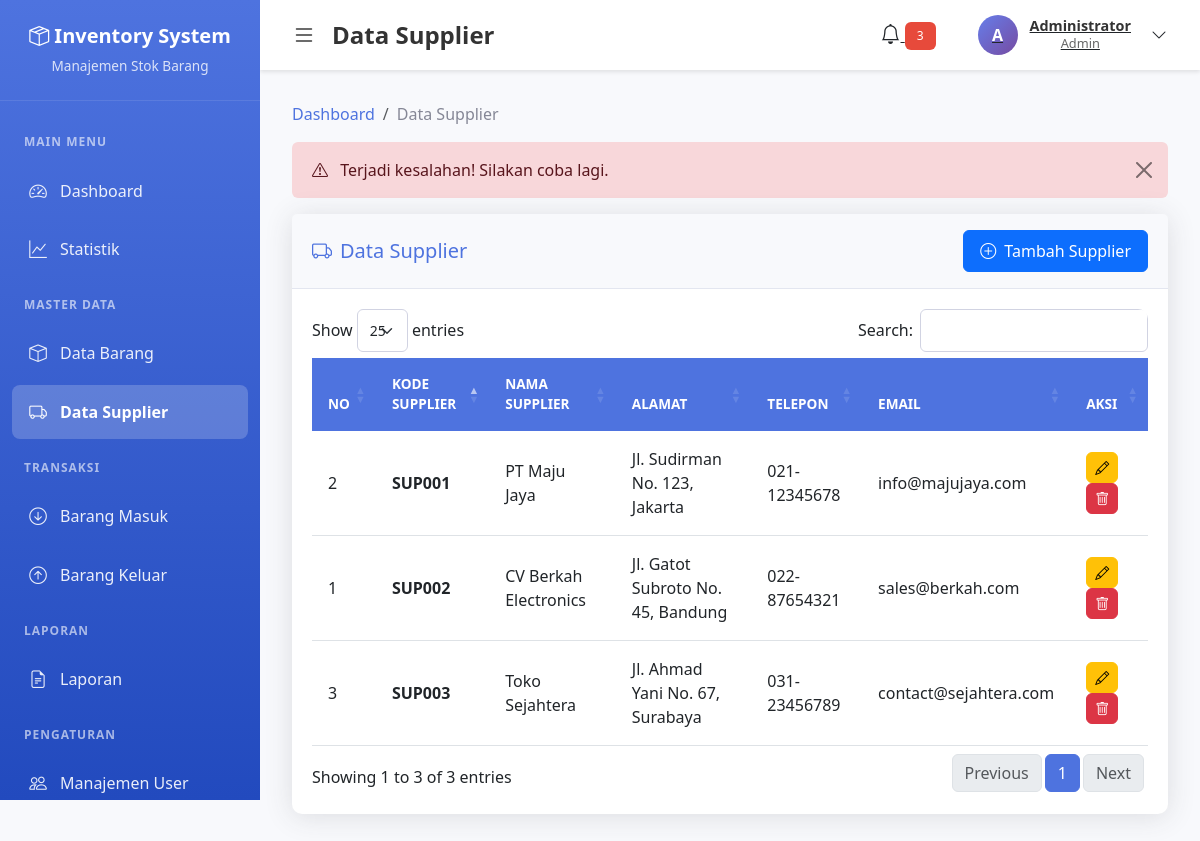
/supplier/supplier.php?error=invalid (signed in), run on the app's committed database.
### tables this page shows
CREATE TABLE supplier (
    id INT PRIMARY KEY AUTO_INCREMENT,
    kode_supplier VARCHAR(20) UNIQUE NOT NULL,
    nama_supplier VARCHAR(100) NOT NULL,
    alamat TEXT,
    telepon VARCHAR(20),
    email VARCHAR(100),
    created_at TIMESTAMP DEFAULT CURRENT_TIMESTAMP,
    updated_at TIMESTAMP DEFAULT CURRENT_TIMESTAMP ON UPDATE CURRENT_TIMESTAMP
);

### auth/session_check.php (called while the page is built, shortened)
<?php
function isAdmin() {
    return isset($_SESSION['role']) && $_SESSION['role'] === 'admin';
}
function canCreate() {
    return isAdmin();
}
function canEdit() {
    return isAdmin();
}
function canDelete() {
    return isAdmin();
}

### supplier/supplier.php (the view, shortened to what this page needs)
<?php
require_once __DIR__ . '/../includes/header.php';
$db = getDB();
try {
    $stmt = $db->query("SELECT * FROM supplier ORDER BY nama_supplier ASC");
    $supplier_list = $stmt->fetchAll();
} catch (PDOException $e) {
    die("Error: " . $e->getMessage());
}
?>
<nav aria-label="breadcrumb">
    <ol class="breadcrumb">
        <li class="breadcrumb-item"><a href="../dashboard/index.php">Dashboard</a></li>
        <li class="breadcrumb-item active">Data Supplier</li>
    </ol>
</nav>
<?php if (isset($_GET['error'])): ?>
    <div class="alert alert-danger alert-dismissible fade show">
        <i class="bi bi-exclamation-triangle me-2"></i>
        Terjadi kesalahan! Silakan coba lagi.
        <button type="button" class="btn-close" data-bs-dismiss="alert"></button>
    </div>
<?php endif; ?>
<div class="card">
    <div class="card-header d-flex justify-content-between align-items-center">
        <h5 class="mb-0"><i class="bi bi-truck me-2"></i>Data Supplier</h5>
        <?php if (canCreate()): ?>
        <a href="tambah.php" class="btn btn-primary">
            <i class="bi bi-plus-circle me-2"></i>Tambah Supplier
        </a>
        <?php endif; ?>
    </div>
    <div class="card-body">
        <div class="table-responsive">
            <table class="table table-hover" id="supplierTable">
                <thead>
                    <tr>
                        <th>No</th>
                        <th>Kode Supplier</th>
                        <th>Nama Supplier</th>
                        <th>Alamat</th>
                        <th>Telepon</th>
                        <th>Email</th>
                        <th>Aksi</th>
                    </tr>
                </thead>
                <tbody>
                    <?php $no = 1; foreach ($supplier_list as $item): ?>
                    <tr>
                        <td><?php echo $no++; ?></td>
                        <td><strong><?php echo htmlspecialchars($item['kode_supplier']); ?></strong></td>
                        <td><?php echo htmlspecialchars($item['nama_supplier']); ?></td>
                        <td><?php echo htmlspecialchars($item['alamat'] ?? '-'); ?></td>
                        <td><?php echo htmlspecialchars($item['telepon'] ?? '-'); ?></td>
                        <td><?php echo htmlspecialchars($item['email'] ?? '-'); ?></td>
                        <td>
                            <?php if (canEdit() || canDelete()): ?>
                            <?php if (canEdit()): ?>
                            <a href="edit.php?id=<?php echo $item['id']; ?>" class="btn btn-sm btn-warning" title="Edit">
                                <i class="bi bi-pencil"></i>
                            </a>
                            <?php endif; ?>
                            <?php if (canDelete()): ?>
                            <a href="hapus.php?id=<?php echo $item['id']; ?>" class="btn btn-sm btn-danger"
                               onclick="return confirm('Yakin ingin menghapus supplier <?php echo htmlspecialchars($item['nama_supplier']); ?>?')" title="Hapus">
                                <i class="bi bi-trash"></i>
                            </a>
                            <?php endif; ?>
                            <?php else: ?>
                            <span class="badge bg-secondary">View Only</span>
                            <?php endif; ?>
                        </td>
                    </tr>
                    <?php endforeach; ?>
                </tbody>
            </table>
        </div>
    </div>
</div>
<?php require_once __DIR__ . '/../includes/footer.php'; ?>

### assets/css/style.css (style rules this page uses)
:root { --primary-color: #4e73df; --secondary-color: #858796; --success-color: #1cc88a; --danger-color: #e74a3b; --warning-color: #f6c23e; --info-color: #36b9cc; --light-color: #f8f9fc; --dark-color: #5a5c69; --sidebar-width: 250px; }
* { margin: 0; padding: 0; box-sizing: border-box; }
body { font-family: 'Segoe UI', Tahoma, Geneva, Verdana, sans-serif; background-color: #f8f9fc; color: #333; }
.card { border: none; border-radius: 10px; box-shadow: 0 0.15rem 1.75rem rgba(58, 59, 69, 0.15); margin-bottom: 1.5rem; }
.card-header { background-color: #f8f9fc; border-bottom: 1px solid #e3e6f0; padding: 1rem 1.25rem; font-weight: 600; color: var(--primary-color); }
.card-body { padding: 1.25rem; }
.table-responsive { border-radius: 10px; overflow: hidden; }
.table { margin-bottom: 0; }
.table thead th { background-color: var(--primary-color); color: white; border: none; font-weight: 600; text-transform: uppercase; font-size: 0.85rem; padding: 1rem; }
.table tbody tr { transition: all 0.3s ease; }
.table tbody td { padding: 1rem; vertical-align: middle; }
.btn { border-radius: 6px; padding: 0.5rem 1rem; font-weight: 500; transition: all 0.3s ease; }
.btn-sm { padding: 0.25rem 0.5rem; font-size: 0.875rem; }
.alert { border-radius: 6px; border: none; padding: 1rem 1.25rem; }
.breadcrumb { background-color: transparent; padding: 0; margin-bottom: 1rem; }
.breadcrumb-item a { color: var(--primary-color); text-decoration: none; }
.breadcrumb-item.active { color: var(--secondary-color); }

### assets/css/dashboard.css (style rules this page uses)
:root { --sidebar-width: 260px; --header-height: 70px; }

### data on the page
supplier: kode_supplier "SUP002", nama_supplier "CV Berkah Electronics", alamat "Jl. Gatot Subroto No. 45, Bandung", telepon "022-87654321", email "sales@berkah.com"
supplier: kode_supplier "SUP001", nama_supplier "PT Maju Jaya", alamat "Jl. Sudirman No. 123, Jakarta", telepon "021-12345678", email "info@majujaya.com"
supplier: kode_supplier "SUP003", nama_supplier "Toko Sejahtera", alamat "Jl. Ahmad Yani No. 67, Surabaya", telepon "031-23456789", email "contact@sejahtera.com"

### other printed values
$page_title "Data Supplier"
substr($_SESSION['nama_lengkap'], 0, 1) "A"
$_SESSION['nama_lengkap'] "Administrator"
$_SESSION['role'] "Admin"
